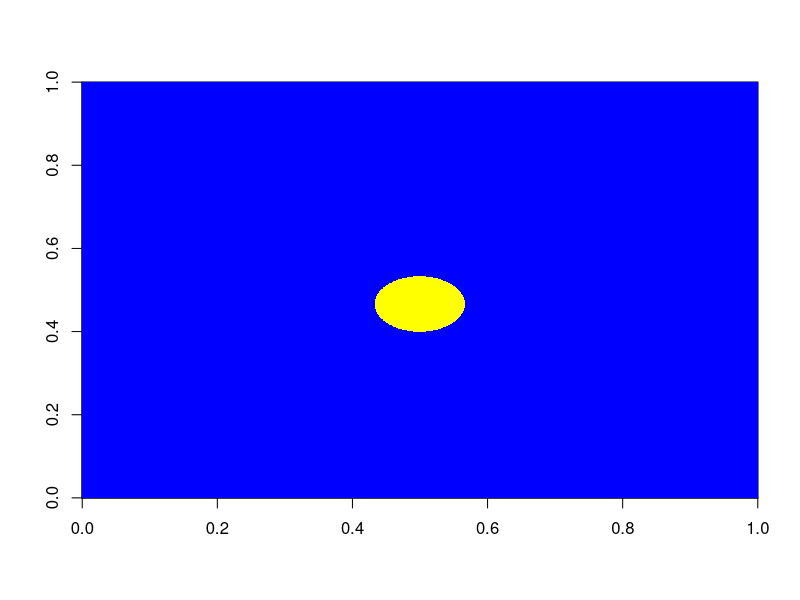

Source code (R):
geoRadius <- 15000/20
cityGrid <- matrix(rep(-1,(2*geoRadius)^2), 2*geoRadius, 2*geoRadius)
for(i in -geoRadius:geoRadius){
  for(j in -geoRadius:geoRadius){
    cityGrid[i+geoRadius,j+geoRadius] <- 1
  }
}

#Charlotte City Center
for(x in 650:850){
  for(y in 600:800){
    dist <- sqrt((x - 750) ^ 2 + (y - 700) ^ 2)
    if(dist <= 100)
      cityGrid[x,y] <- 2
  }
}

image(cityGrid, col = c("blue", "yellow"))
